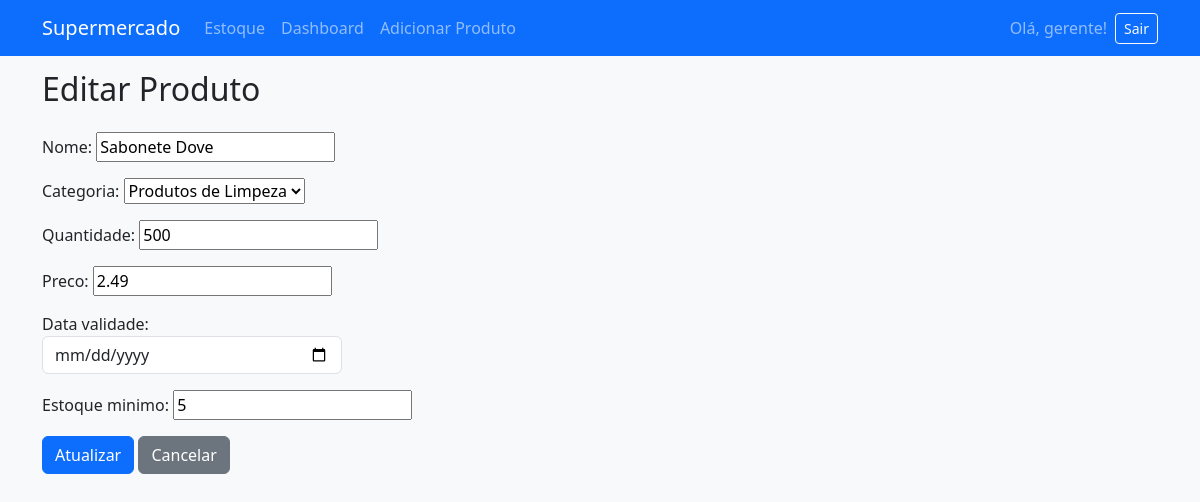
The app's page /editar/5/ (signed in) with its own data.
### estoque/models.py (models this page shows, shortened)
class Produto(models.Model):
    nome = models.CharField(max_length=100)
    categoria = models.CharField(max_length=20, choices=CATEGORIAS)
    quantidade = models.PositiveIntegerField()
    preco = models.DecimalField(max_digits=8, decimal_places=2)
    data_validade = models.DateField(null=True, blank=True)
    estoque_minimo = models.IntegerField(default=0)

### estoque/views.py (the view)
# urls.py: path('editar/<int:id>/', views.editar_produto, name='editar_produto'),
@login_required
@login_required
@permission_required('estoque.change_produto', raise_exception=True)   # Essa função permite editar as informações de um produto existente
def editar_produto(request, id):
    produto = get_object_or_404(Produto, pk=id)
    if request.method == 'POST':
        form = ProdutoForm(request.POST, instance=produto)
        if form.is_valid():
            form.save()
            return redirect('listar_produtos')
    else:
        form = ProdutoForm(instance=produto)
    return render(request, 'estoque/editar_produto.html', {'form': form})

### estoque/forms.py (shortened to what this page needs)
class ProdutoForm(forms.ModelForm):
    class Meta:
        model = Produto
        fields = '__all__'
        widgets = {
            'data_validade': forms.DateInput(
                format='%d/%m/%Y',
                attrs={
                    'type': 'date',
                    'class': 'form-control',
                    'style': 'max-width: 300px;'
                }
            )
        }
    def __init__(self, *args, **kwargs):
        super().__init__(*args, **kwargs)
        self.fields['data_validade'].input_formats = ['%d/%m/%Y', '%Y-%m-%d']

### estoque/templates/estoque/editar_produto.html (shortened to what this page needs)
{% extends 'base.html' %}
{% block content %}
<h2 class="mb-4">Editar Produto</h2>
<form method="post">
    {{ form.as_p }}
    <button type="submit" class="btn btn-primary">Atualizar</button>
    <a href="{% url 'listar_produtos' %}" class="btn btn-secondary">Cancelar</a>
</form>
{% endblock %}

### estoque/templates/base.html (shortened to what this page needs)
<!DOCTYPE html>
<html lang="pt-br">
<head>
    <link href="https://cdn.jsdelivr.net/npm/bootstrap@5.3.3/dist/css/bootstrap.min.css" rel="stylesheet">
</head>
<body class="bg-light">
<nav class="navbar navbar-expand-lg navbar-dark bg-primary fixed-top">
    <div class="container">
        <a class="navbar-brand" href="{% url 'listar_produtos' %}">Supermercado</a>
        <div class="collapse navbar-collapse" id="navbarNav">
            {% if user.is_authenticated %}
                <ul class="navbar-nav me-auto">
                    <li class="nav-item"><a class="nav-link" href="{% url 'listar_produtos' %}">Estoque</a></li>
                    <li class="nav-item"><a class="nav-link" href="{% url 'dashboard' %}">Dashboard</a></li>
                    <li class="nav-item"><a class="nav-link" href="{% url 'adicionar_produto' %}">Adicionar Produto</a></li>
                </ul>
                <span class="navbar-text me-2">
                    Olá, {{ user.username }}!
                </span>
                <form method="post" action="{% url 'logout' %}" style="display: inline;">
    <button type="submit" class="btn btn-outline-light btn-sm">Sair</button>
</form>
            {% endif %}
        </div>
    </div>
</nav>
<div class="container">
    {% block content %}
    {% endblock %}
</div>
</body>
</html>

### estoque/templates/base.html (style rules this page uses)
body { padding-top: 70px; }

### records on screen
Produto: nome "Sabonete Dove", categoria "Produtos de Limpeza", quantidade "500", preco "2.49", estoque_minimo "5"

### other values on screen
{{ user.username }} "gerente"
